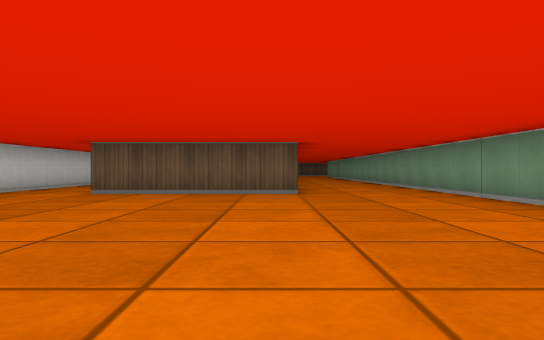
View 1 (above)

23 first-person views from a walk through a cub3D maze. The camera is about half as high as the walls, looks level and sees 70° across. The floor is counted in squares. Each view is taken from the middle of a square. On the plan, view 1 faces up. The plan holds only what a view shows up to about 9 squares ahead; the rest is blank.

View 2
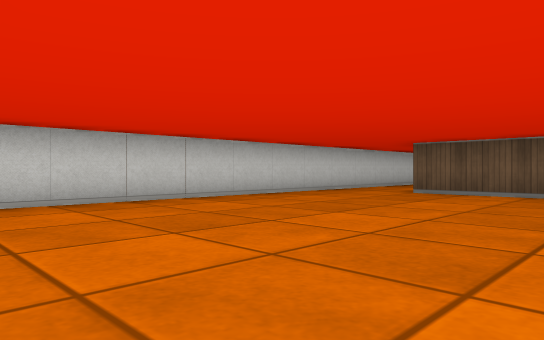

View 3
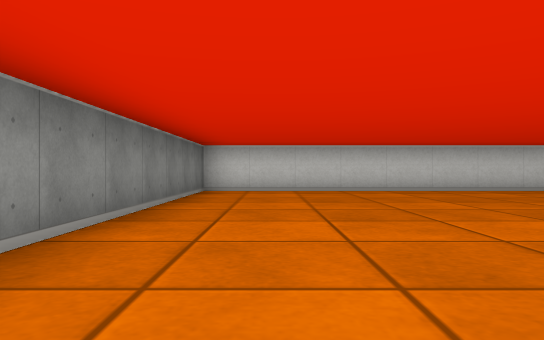

View 4
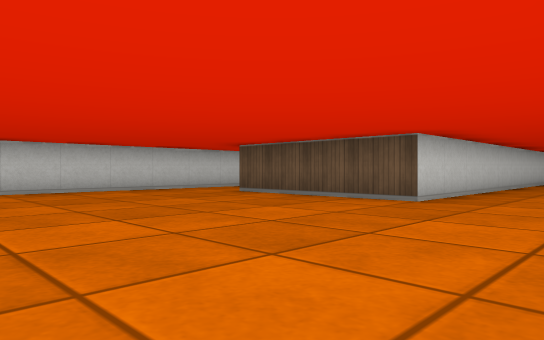

View 5
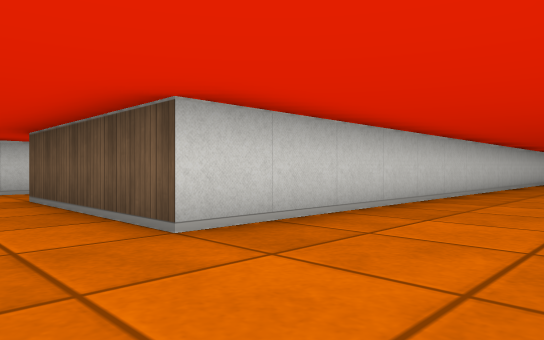

View 6
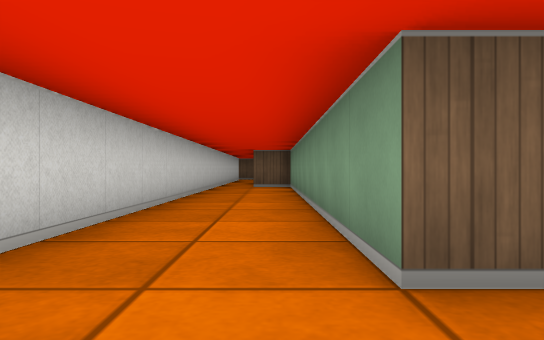

View 7
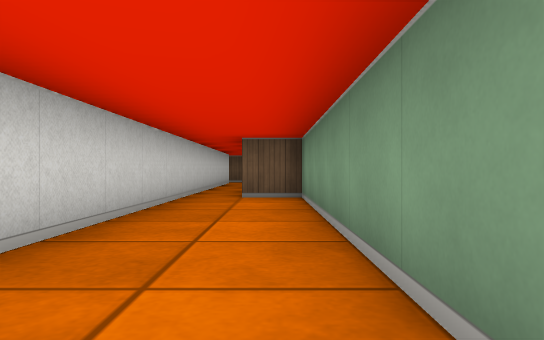

View 8
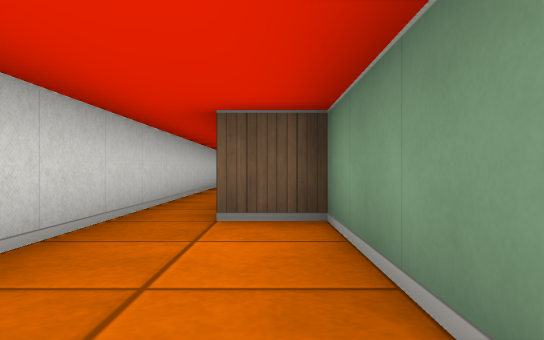

View 9
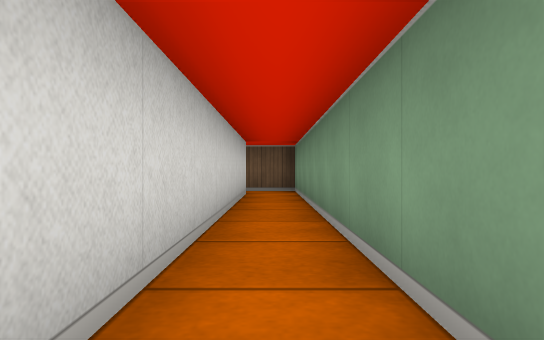

View 10
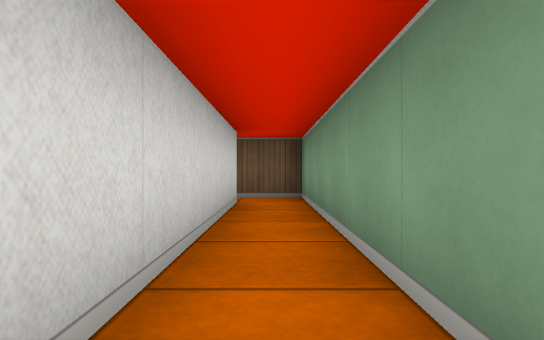

View 11
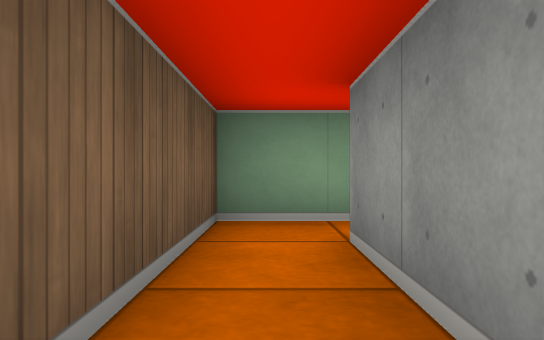

View 12
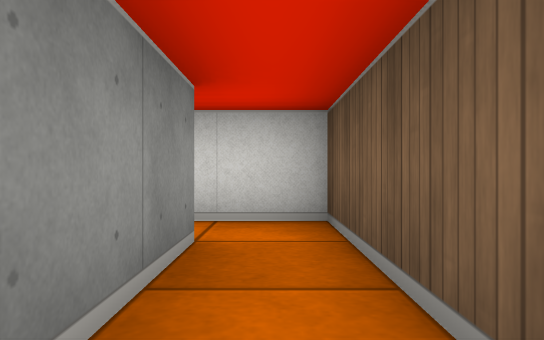

View 13
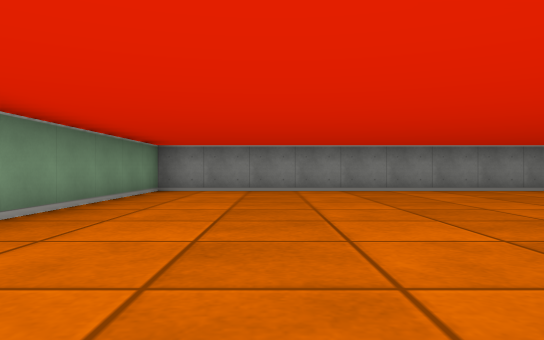

View 14
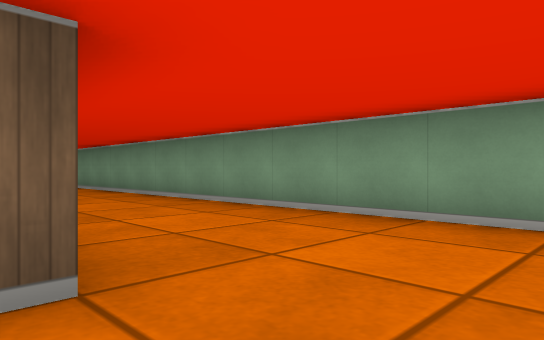

View 15
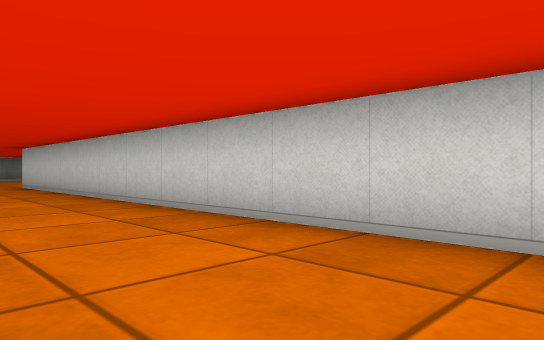

View 16
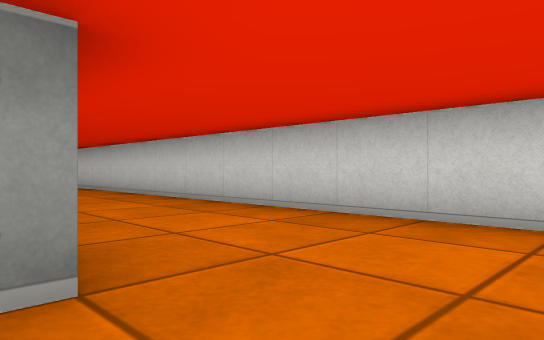

View 17
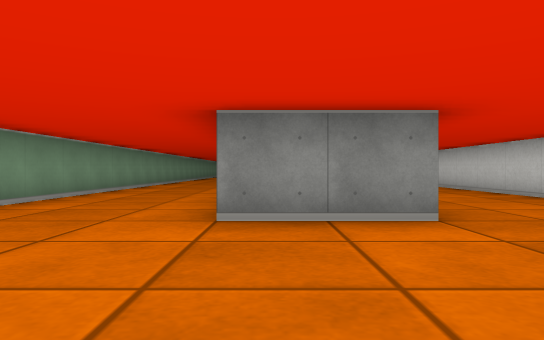

View 18
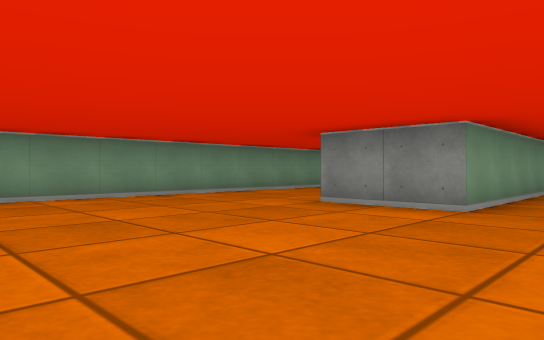

View 19
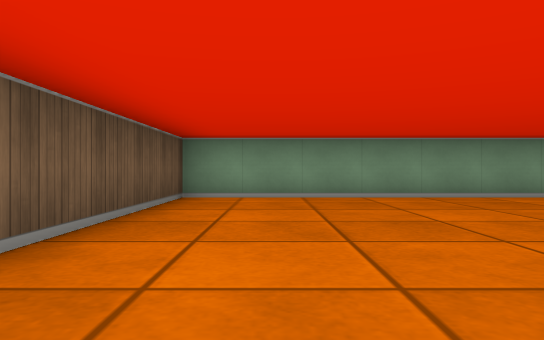

View 20
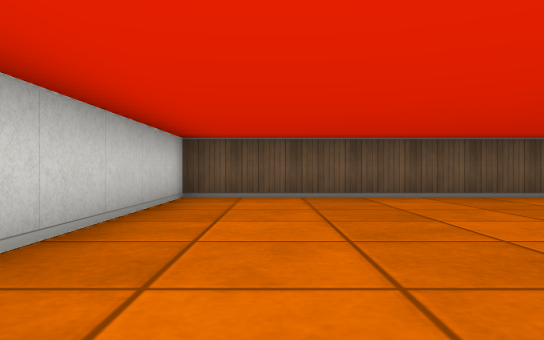

View 21
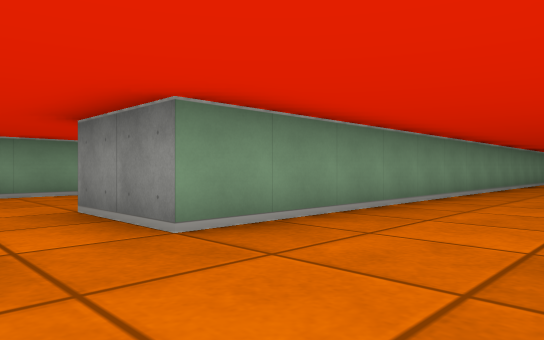

View 22
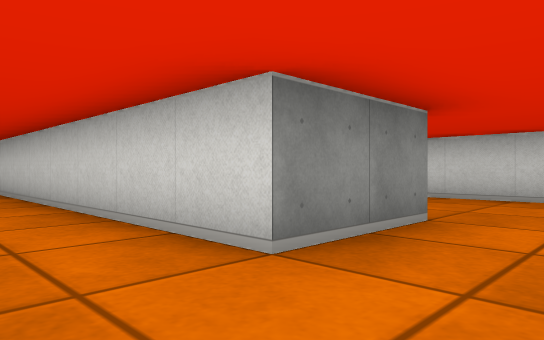

View 23
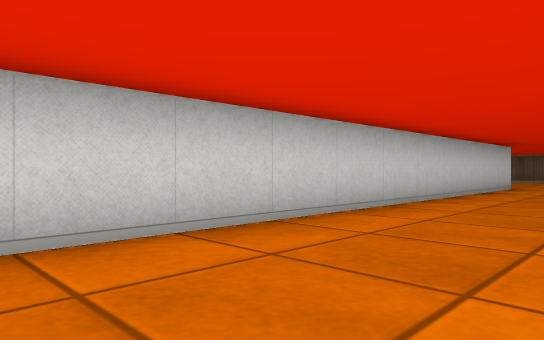

### Floor plan
Points are (right, up) in squares from view 1. A wall is a line through its corners. A room is listed if a view was taken in it or the views show most of it. See-through windows are left out.
Room 1 (views 1, 2, 3, 4, 5, 6, 7, 8, 9, 10, 12, 13, 14, 15, 16, 17, 18, 19, 20, 21, 22, 23)
walls: (8.5, 19) (8.5, 30.5) (0.5, 30.5) (0.5, 7.5) (-3.5, 7.5) (-3.5, 16.5) (-4.5, 16.5) (-4.5, 24.5) (-5.5, 24.5); (-5.5, 23.5) (-5.5, -0.5) (3.5, -0.5) (3.5, 24.5) (5.5, 24.5) (5.5, 14.4)
ways out: opening at (-6.5, 24) to room 2
Room 2 (view 11)
walls: (-7.5, 23.5) (-5.5, 23.5); (-5.5, 24.5) (-8.5, 24.5) (-8.5, 23.2)
ways out: opening at (-6.5, 24) to room 1; opening at (-8, 23)

Where each view was taken, in squares from view 1:
view 1: 0 up, 0 right, facing up
view 2: 0 up, 0 right, facing up-left
view 3: 1 up, 3 right, facing left
view 4: 2 up, 3 right, facing up-left
view 5: 6 up, 3 right, facing up-left
view 6: 6 up, 4 left, facing up
view 7: 10 up, 4 left, facing up
view 8: 13 up, 4 left, facing up
view 9: 16 up, 5 left, facing up
view 10: 18 up, 5 left, facing up
view 11: 24 up, 8 left, facing right
view 12: 24 up, 5 left, facing left
view 13: 8 up, 1 right, facing down
view 14: 6 up, 0 right, facing up-right
view 15: 19 up, 3 right, facing down-left
view 16: 26 up, 4 right, facing down-left
view 17: 28 up, 5 right, facing down
view 18: 29 up, 2 right, facing down-right
view 19: 29 up, 2 right, facing right
view 20: 24 up, 2 right, facing up
view 21: 26 up, 1 right, facing down-right
view 22: 26 up, 7 right, facing down-left
view 23: 14 up, 8 right, facing up-left
